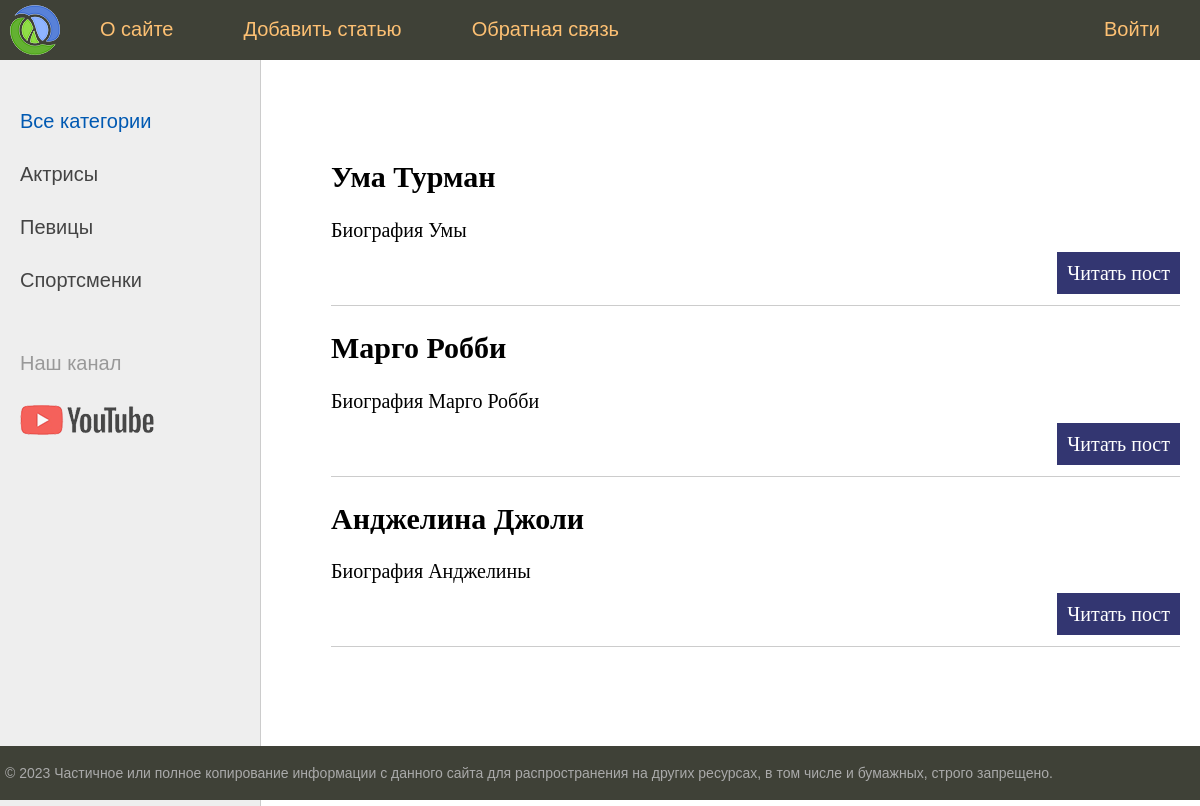
The page / on the database its author committed.
### women/models.py (models this page shows, shortened)
class Women(models.Model):
    class Status(models.IntegerChoices):
        DRAFT = 0, "Черновик"
        PUBLISHED = 1, "Опубликованно"
    title = models.CharField(max_length=255)
    slug = models.SlugField(max_length=255, unique=True, db_index=True)
    content = models.TextField(blank=True)
    time_create = models.DateTimeField(auto_now_add=True)
    time_update = models.DateTimeField(auto_now=True)
    is_published = models.BooleanField(choices=Status.choices, default=Status.DRAFT)
    objects = models.Manager()
    published = PublishedManager()
    class Meta:
        ordering = ["-time_create"]
        indexes = [
            models.Index(fields=["-time_create"])
        ]
    def get_absolute_url(self):
        return reverse("post", kwargs={"post_slug": self.slug})

### women/views.py (the view)
# urls.py: path("", index, name='home'),
def index(request: HttpRequest):
    posts = Women.published.all()
    data = {
        "title": "главная страница",
        "menu": menu,
        "posts": posts,
        "cat_selected": 0,
        }
    return render(request, "women/index.html", context=data)

### women/models.py (called while the page is built)
    def get_queryset(self):
        return super().get_queryset().filter(is_published=Women.Status.PUBLISHED)

### women/templatetags/women_tags.py (called while the page is built)
@register.simple_tag(name="getcats")
def get_categories():
    return views.cats_db

@register.inclusion_tag("women/list_categories.html")
def show_categories(cat_selscted=0):
    cats = views.cats_db
    return {"cats": cats, "cat_selected": cat_selscted}

### women/templates/women/index.html (shortened to what this page needs)
{% extends 'base.html' %}
{% block content %}
<ul class="list-articles">
	{% for p in posts %}
			<li><h2>{{p.title}}</h2>
	{% autoescape off %}
	{{p.content|linebreaks|truncatewords:40}}
	{% endautoescape %}
			<p class="link-read-post"><a href="{{ p.get_absolute_url }}">Читать пост</a></p>
			</li>
	{% endfor %}
</ul>
{% endblock %}

### templates/base.html (shortened to what this page needs)
{% load static %}
{% load women_tags %}
<!DOCTYPE html>
<html>
<head>
	<link type="text/css" href="{% static 'women/css/styles.css' %}" rel="stylesheet" />
</head>
<body>
<table class="table-page" border=0 cellpadding="0" cellspacing="0">
<tr><td valign=top>
{% block mainmenu %}
		<div class="header">
			<ul id="mainmenu" class="mainmenu">
			<li class="logo"><a href="{% url 'home' %}"><div class="logo"></div></a></li>
{% for m in menu %}
	{% if not forloop.last %}<li>{% else %}<li class="last">{% endif %}
		<a href="{% url m.url_name %}">{{m.title}}</a></li>
{% endfor %}
			</ul>
		</div>
{% endblock mainmenu %}
<table class="table-content" border=0 cellpadding="0" cellspacing="0">
<tr>
	<td valign="top" class="left-chapters">
	<ul id="leftchapters">
		{% getcats as categories %}
		{% if cat_selected == 0 or cat_selected is None %}
		<li class="selected">Все категории</li>
		{% else %}
		<li><a href="{% url 'home' %}">Все категории</a></li>
		{% endif %}
		{% show_categories cat_selected%}
		<li class="share">
		<p>Наш канал</p>
		<a class="share-yt" href="https://www.youtube.com/channel/UClJzWfGWuGJL2t-3dYKcHTA/playlists" target="_blank" rel="nofollow"></a>
		</li>
	</ul>
</td>
<td valign="top" class="content">
	<div class="content-text">
{% block content %}
{% endblock %}
	</div>
</td></tr></table>
</td></tr>
<tr><td valign=top>
	<div id="footer">
		<p>&copy; 2023 Частичное или полное копирование информации с данного сайта для распространения на других ресурсах, в том числе и бумажных, строго запрещено.</p>
	</div>
</td></tr></table>
</body>
</html>

### women/templates/women/list_categories.html
{% for cat in cats %}
{% if cat.id == cat_selected%}
<li class="sekected">{{cat.name}}</li>
{% else %}
<li><a href="{% url 'category' cat.id %}">{{cat.name}}</a></li>
{% endif %}
{% endfor %}

### women/static/women/css/styles.css (style rules this page uses)
html, body { font-family: 'Arial'; margin: 0; padding: 0; height: 100%; width: 100%; color: #444; }
a { color: #0059b2; text-decoration: none; }
p.link-read-post { text-align: right; }
p.link-read-post a { padding: 10px; min-width: 100px; background: #333671; color: #fff; text-decoration: none; }
ul.list-articles { list-style: none; margin: 0; padding: 0; }
ul.list-articles li { border-bottom: 1px solid #ccc; }
.table-page { width: 100%; height: 100%; vertical-align: top; }
.table-page tr { height: 100%; }
.header { background: #3F4137; height: 60px; }
.logo { background: url('../images/logo.png') no-repeat 10px 5px; width: 70px; height: 60px; }
ul.mainmenu { list-style: none; margin: 0; padding: 0; height: 60px; color: #fdc073; font-size: 20px; overflow: hidden; }
ul.mainmenu li { float: left; margin: 18px 40px 0 30px; }
ul.mainmenu li.logo { margin: 0; }
ul.mainmenu li.last { float: right; }
ul.mainmenu li a { color: #fdc073; text-decoration: none; }
.table-content { width: 100%; min-height: 100%; height: 100%; }
.left-chapters { margin: 0; background: #eee; border-right: 1px solid #ccc; }
.left-chapters ul { width: 230px; margin: 0; padding: 20px 10px 10px 20px; list-style: none; font-size: 20px; }
.left-chapters ul li { margin: 30px 0 0 0; color: #999; }
.left-chapters ul li.selected { color: #0059b2; }
.left-chapters ul li a { color: #444; text-decoration: none; }
.left-chapters ul li.share { margin: 60px 0 0 0; }
.left-chapters ul li.share p { margin: 30px 0 30px 0; }
.left-chapters ul li.share a { display: inline-block; width: 40px; height: 40px; margin: 0 20px 0 0; }
.left-chapters ul li.share a.share-yt { width: 100%; height: 30px; background: url('../images/share_yt.png') no-repeat 0 0 }
.content { padding: 40px 20px 20px 40px; width: 100%; box-sizing: border-box; }
.content-text { margin: 60px 0 0 30px; color: #000; font-size: 20px; font-family: Yandex Sans Display Light; }
#footer { box-sizing: border-box; background: #3F4137; padding: 5px; color: #aaa; font-size: 14px; font-family: Verdana, Geneva, Arial, Helvetica; text-align: left; overflow: hidden; }

### rows shown on the page
Women: title "Ума Турман", content "Биография Умы"
Women: title "Марго Робби", content "Биография Марго Робби"
Women: title "Анджелина Джоли", content "Биография Анджелины"

### other values the page prints
{{ m.title }} "О сайте" "Добавить статью" "Обратная связь" "Войти"
{{ cat.name }} "Актрисы" "Певицы" "Спортсменки"
